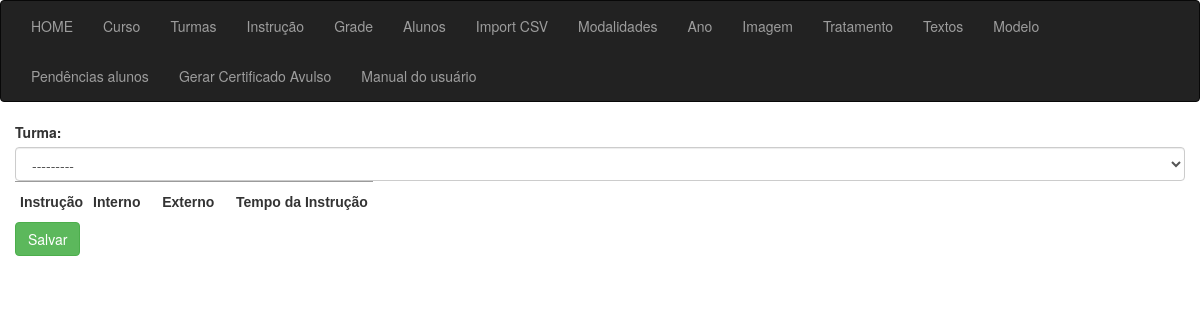
Page /sgc/grade_nova on the earlier database version.
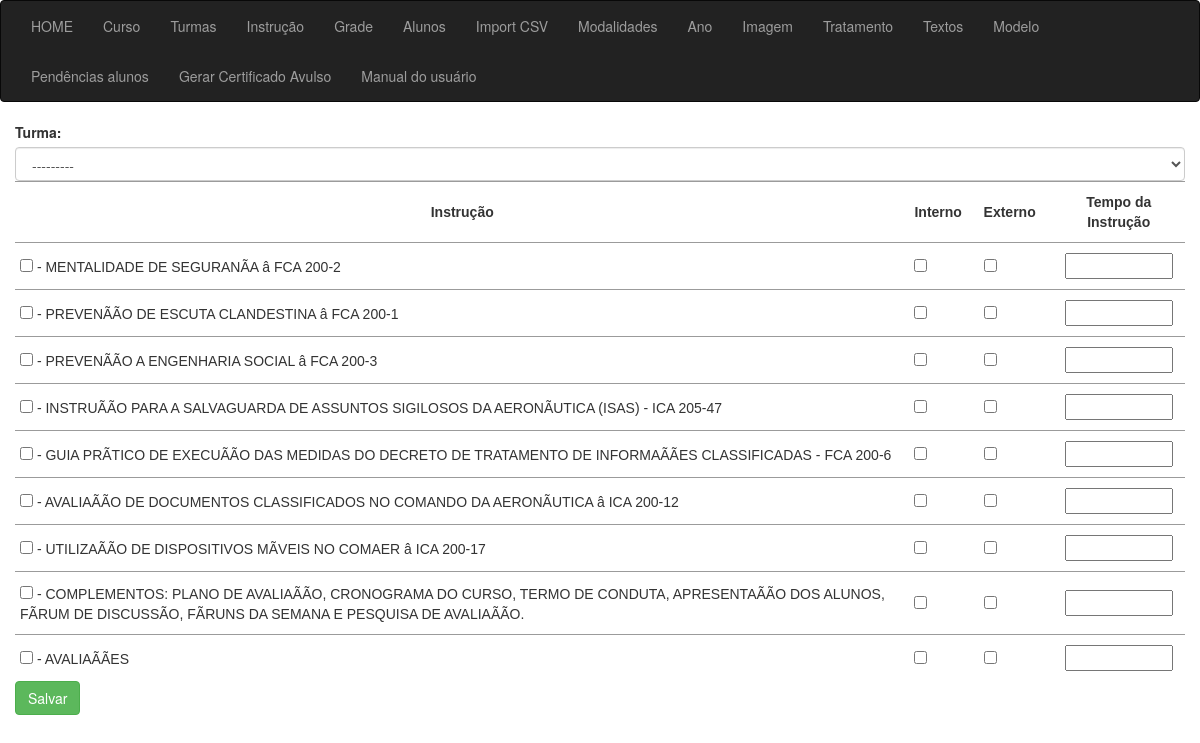
Same page on the later database version.
### app_cert/models.py (models this page shows, shortened)
class Instrucao(models.Model):
    id = models.AutoField(primary_key=True)
    instrucao_sigla = models.CharField(max_length=255, verbose_name="Instrução")
    instrucao_descricao = models.CharField(max_length=255, verbose_name="Instrução da Instrução")

### app_cert/views/views_grade.py (the view)
# urls.py: path('grade_nova', grade_nova, name="grade_nova"),
def grade_nova(request):
    if request.method == 'POST':
        print(request.POST)
        post_p = request.POST
        print(f'posto da pagina: {post_p}')
        form = GradeTurmaForm(request.POST)
        if form.is_valid():
            form.save()
            return redirect('grade_lista')  # Redirecione para a lista após criar
    else:
        form = GradeTurmaForm()
        dataset = {
            'instrucoes': Instrucao.objects.values('id', 'instrucao_descricao'),
            'in_ex': In_Ex.objects.values('id', 'in_ex'),
            'form': form
        }
    return render(request, 'grade/criar.html', dataset)

### app_cert/forms.py
class GradeTurmaForm(forms.ModelForm):
    class Meta:
        model = GradeTurma
        fields = ['fk_turma']  # Inclua os campos desejados aqui
        widgets = {
            'fk_turma': forms.Select(attrs={
                'class': 'form-control',
            }),
        }

### app_cert/models.py (called while the page is built)
    def __str__(self):
        return str(self.turma)

### app_cert/templates/grade/criar.html (shortened to what this page needs)
{% extends 'sgc_base.html' %}
{% block content %}
<div class="container">
    <div class="row">
            <form method="post">
                <label for="id_fk_turma">Turma:</label>
                {{ form.fk_turma }}
                <table style="border-collapse:collapse;border-spacing:0" class="tg">
                    <thead>
                      <tr>
                        <th style="border-top: 1px solid #9b9b9b; border-bottom: none; border-left: none; border-right: none; font-family:Arial, sans-serif; font-size:14px; font-weight:bold; overflow:hidden; padding:10px 5px; text-align:center; vertical-align:middle; word-break:normal">Instrução</th>
                        <th style="border-top: 1px solid #9b9b9b; border-bottom: none; border-left: none; border-right: none; font-family:Arial, sans-serif; font-size:14px; font-weight:bold; overflow:hidden; padding:10px 5px; text-align:center; vertical-align:middle; word-break:normal">Interno&nbsp;&nbsp;&nbsp;</th>
                        <th style="border-top: 1px solid #9b9b9b; border-bottom: none; border-left: none; border-right: none; font-family:Arial, sans-serif; font-size:14px; font-weight:bold; overflow:hidden; padding:10px 5px; text-align:center; vertical-align:middle; word-break:normal">Externo&nbsp;&nbsp;&nbsp;</th>
                        <th style="border-top: 1px solid #9b9b9b; border-bottom: none; border-left: none; border-right: none; font-family:Arial, sans-serif; font-size:14px; font-weight:bold; overflow:hidden; padding:10px 5px; text-align:center; vertical-align:middle; word-break:normal">Tempo da Instrução</th>
                      </tr>
                    </thead>
                    <tbody>
                        {% for instrucao in instrucoes %}
                      <tr>
                        <td style="border-top: 1px solid #9b9b9b; border-bottom: none; border-left: none; border-right: none; font-family:Arial, sans-serif; font-size:14px; overflow:hidden; padding:10px 5px; text-align:left; vertical-align:middle; word-break:normal">
                            <input type="checkbox" id="{{ instrucao.id }}" name="inst_{{ instrucao.id }}" value="{{ instrucao.id }}"> - {{ instrucao.instrucao_descricao }}</td>
                        <td style="border-top: 1px solid #9b9b9b; border-bottom: none; border-left: none; border-right: none; font-family:Arial, sans-serif; font-size:14px; overflow:hidden; padding:10px 5px; text-align:left; vertical-align:middle; word-break:normal">
                            <input type="checkbox" id="{{ instrucao.id }}" name="int_{{ instrucao.id }}" value="1">
                        </td>
                        <td style="border-top: 1px solid #9b9b9b; border-bottom: none; border-left: none; border-right: none; font-family:Arial, sans-serif; font-size:14px; overflow:hidden; padding:10px 5px; text-align:left; vertical-align:middle; word-break:normal">
                            <input type="checkbox" id="{{ instrucao.id }}" name="ext_{{ instrucao.id }}" value="1">
                        </td>
                        <td style="border-top: 1px solid #9b9b9b; border-bottom: none; border-left: none; border-right: none; font-family:Arial, sans-serif; font-size:14px; overflow:hidden; padding:10px 5px; text-align:center; vertical-align:middle; word-break:normal">
                            <input type="text" id="{{ instrucao.id }}" name="tempo_{{ instrucao.id }}" minlength="1" maxlength="8" size="10" />
                      </tr>
                      {% endfor %}
                    </tbody>
                  </table>
                <input type="submit" class="btn btn-success" value="Salvar">
            </form>
</div>
</div>
{% endblock %}

### app_cert/templates/sgc_base.html (shortened to what this page needs)
{% load static %}
<!DOCTYPE html>
<html lang="en">
<head>
    <link rel="stylesheet" href="{% static '/css/bootstrap.min.css' %}">
</head>
<body>
    {% block menu %}
    <div class=”header”>
        <nav class="navbar navbar-inverse">
            <div class="container-fluid">
              <ul class="nav navbar-nav">
              <li class="home"><a href="{% url 'sgc' %}">HOME</a></li>
              <li class="home"><a href="{% url 'curso_lista' %}">       Curso</a></li>
              <li class="home"><a href="{% url 'turma_lista' %}">       Turmas</a></li>
              <li class="home"><a href="{% url 'instrucao_lista' %}">       Instrução</a></li>
              <li class="home"><a href="{% url 'grade_lista' %}">       Grade</a></li>
              <li class="home"><a href="{% url 'aluno_lista' %}">       Alunos</a></li>
              <li class="home"><a href="{% url 'import_csv_view' %}">       Import CSV</a></li>
              <li class="home"><a href="{% url 'tipo_lista' %}">       Modalidades</a></li>
              <li class="home"><a href="{% url 'ano_lista' %}">       Ano</a></li>
              <li class="home"><a href="{% url 'imagem_lista' %}">       Imagem</a></li>
              <li class="home"><a href="{% url 'tratamento_lista' %}">       Tratamento</a></li>
              <li class="home"><a href="{% url 'texto_lista' %}">       Textos</a></li>
              <li class="home"><a href="{% url 'modelo_lista' %}">       Modelo</a></li>
              <li class="home"><a href="{% url 'certificado_lista' %}">       Pendências alunos</a></li>
              <li class="home"><a href="{% url 'certificado_manual' %}">       Gerar Certificado Avulso</a></li>
              <li class="home"><a href="{% url 'certificado_manual' %}">       Manual do usuário</a></li>
              </ul>
            </div>
          </nav>
    </div>
  {% endblock %}
	{% block content %}{% endblock %}
</body>
</html>

Differences in the rows shown:
added Instrucao: instrucao_descricao "MENTALIDADE DE SEGURANÃA â FCA 200-2"
added Instrucao: instrucao_descricao "PREVENÃÃO DE ESCUTA CLANDESTINA â FCA 200-1"
added Instrucao: instrucao_descricao "PREVENÃÃO A ENGENHARIA SOCIAL â FCA 200-3"
added Instrucao: instrucao_descricao "INSTRUÃÃO PARA A SALVAGUARDA DE ASSUNTOS SIGILOSOS DA AERONÃUTICA (ISAS) - ICA 205-47"
added Instrucao: instrucao_descricao "GUIA PRÃTICO DE EXECUÃÃO DAS MEDIDAS DO DECRETO DE TRATAMENTO DE INFORMAÃÃES CLASSIFICADAS - FCA 200-6"
added Instrucao: instrucao_descricao "AVALIAÃÃO DE DOCUMENTOS CLASSIFICADOS NO COMANDO DA AERONÃUTICA â ICA 200-12"
added Instrucao: instrucao_descricao "UTILIZAÃÃO DE DISPOSITIVOS MÃVEIS NO COMAER â ICA 200-17"
added Instrucao: instrucao_descricao "COMPLEMENTOS: PLANO DE AVALIAÃÃO, CRONOGRAMA DO CURSO, TERMO DE CONDUTA, APRESENTAÃÃO DOS ALUNOS, FÃRUM DE DISCUSSÃO, FÃRUNS DA SEMANA E PESQUISA DE AVALIAÃÃO."
added Instrucao: instrucao_descricao "AVALIAÃÃES"
